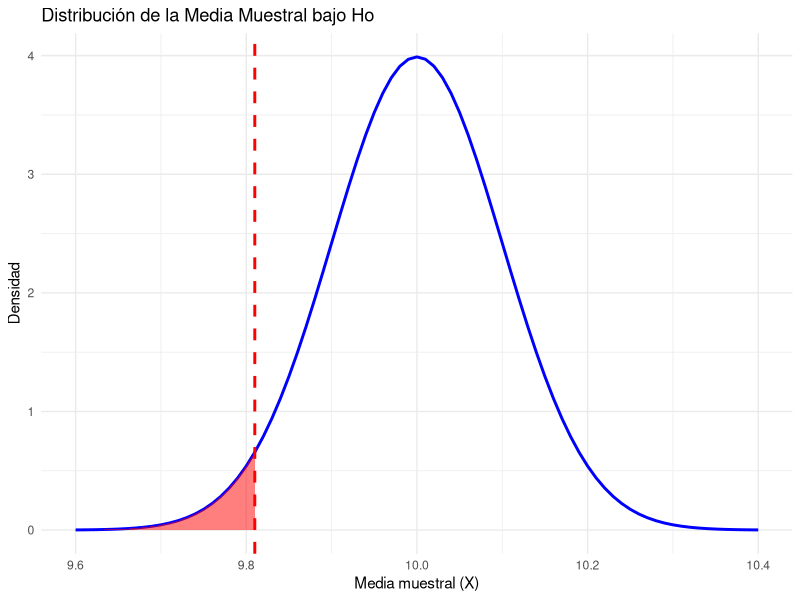
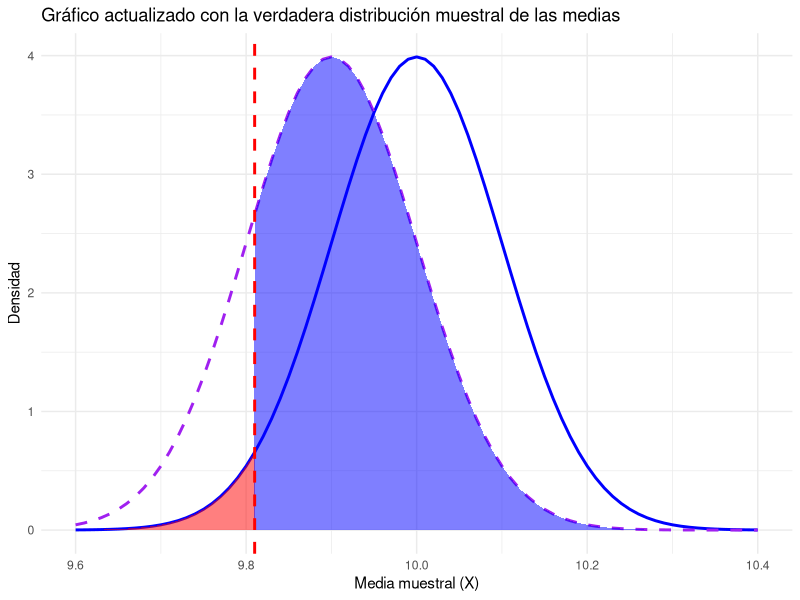
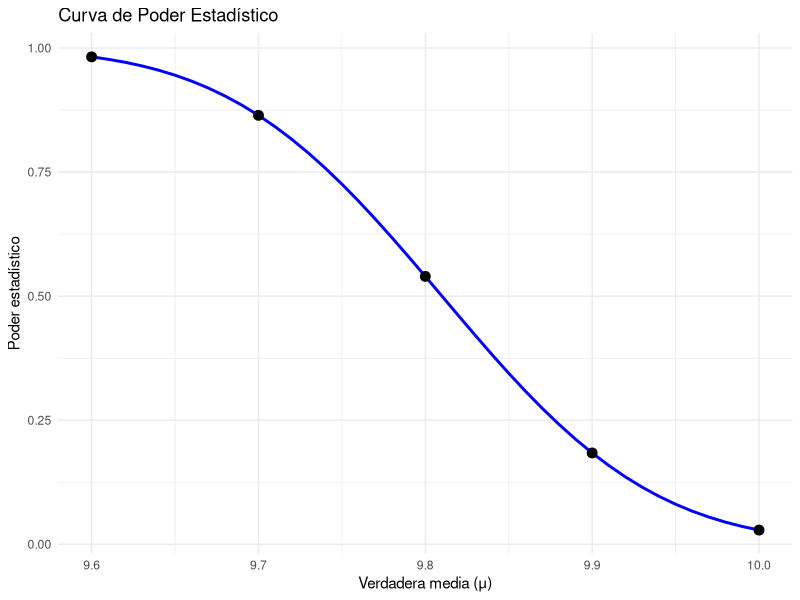

The R script that drew these images, in order:
## ---- chunk 1
library(ggplot2)
n=100
sigma=1
media_nula=10
SE = sigma / sqrt(n)
val_crit=9.81

# Calculo de aproximacion del alfa
alfa_aprox=pnorm(val_crit, mean = media_nula, sd = SE,lower.tail = TRUE)
print(alfa_aprox)# Error tipo I

# Se generan datos para la distribución normal
x_valores = seq(9.6, 10.4, 0.01)
y_valores = dnorm(x_valores, mean = media_nula, sd = SE)
datos = data.frame(x = x_valores, y = y_valores)

# Region de error
datos_alpha= subset(datos, x <= val_crit)

# Crear el gráfico con ggplot2
ggplot(datos, aes(x = x, y = y)) +
  geom_line(color = "blue", size = 1) +  
  geom_area(data = datos_alpha, aes(x = x, y = y), fill = "red", alpha = 0.5) +  
  geom_vline(xintercept = val_crit, color = "red", linetype = "dashed", size = 1) +  # Línea del punto crítico
  labs(title = "Distribución de la Media Muestral bajo Ho",
       x = "Media muestral (X)",
       y = "Densidad") +
  theme_minimal()

## ---- chunk 2
# Se define la media real
media_real=9.9

# Calculo de aproximacion de beta 
beta_aprox= pnorm(val_crit,mean=media_real,sd=SE,lower.tail = FALSE)
print(beta_aprox)

# Datos para ambas distribuciones
y_real=dnorm(x_valores, mean = media_real, sd = SE)
datos2=data.frame(x = x_valores, y = y_valores, y_real = y_real)

# Region de error
datos_beta = subset(datos2, x >= val_crit)  

# Grafico con verdadera distribucion
ggplot(datos2, aes(x = x)) +
  geom_line(aes(y = y_valores), color = "blue", size = 1, linetype = "solid") +  # Curva bajo Ho
  geom_line(aes(y = y_real), color = "purple", size = 1, linetype = "dashed") +  # Curva bajo Ha
  geom_area(data = datos_alpha, aes(y = y), fill = "red", alpha = 0.5) +  # Región de error tipo I
  geom_area(data = datos_beta, aes(y = y_real), fill = "blue", alpha = 0.5) +  # Región de error tipo II
  geom_vline(xintercept = val_crit, color = "red", linetype = "dashed", size = 1) +  # Línea de punto crítico
  labs(title = "Gráfico actualizado con la verdadera distribución muestral de las medias",
       x = "Media muestral (X)",
       y = "Densidad") +
  theme_minimal()

## ---- chunk 3
library(pwr)
# Rango de valores posibles para la verdadera media
medias_verdaderas= seq(9.6, 10, 0.01)

# Poder estadístico para cada media real
deltas= medias_verdaderas - media_nula
deltas_norm= deltas/ sigma

# Calculo del poder según la media
f_pzl=function(x) pwr.norm.test(x , n = n ,sig.level= alfa_aprox , alternative = "less") [["power"]] 

poder_unilat= sapply(deltas_norm,f_pzl)

power_data = data.frame(mu_real = medias_verdaderas, power = poder_unilat)

# Puntos específicos a resaltar en el gráfico para mejor visualización
puntos_x = c(9.6, 9.7, 9.8, 9.9, 10)
puntos_y = sapply((puntos_x - media_nula) / sigma, f_pzl)
puntos_df = data.frame(mu_real = puntos_x, power = puntos_y)

# Gráfico con líneas de intersección
ggplot(power_data, aes(x = mu_real, y = power)) +
  geom_line(color = "blue", size = 1) +
  geom_point(data = puntos_df, aes(x = mu_real, y = power), color = "black", size = 3) + # Puntos de intersección
  labs(title = "Curva de Poder Estadístico",
       x = "Verdadera media (μ)",
       y = "Poder estadístico") +
  theme_minimal()

## ---- chunk 4
# Parámetros utilizados en el análisis:

# Media nula de 10 litros
# Media real sospechada de 9.9 litros
# Desviación estándar (σ) de 1 litro
alpha=0.05 # Nivel de significación (α)
power=0.7 #Poder estadístico deseado

#Tamaño del efecto
effect_size_d = (media_real - media_nula) / sigma 

# Cálculo de bidones requeridos
n_pwr=pwr.norm.test(d = effect_size_d,
                               sig.level = alpha,
                               power = power,
                               alternative = "less")
# Resultado
n_requerido = ceiling(n_pwr$n)
print(paste(n_requerido))

## ---- chunk 5
library(pwr)
# Parámetros utilizados:

# p1=0.90 (proporción de cumplimiento de la máquina antigua 90%)
# p2=0.96 (proporción de cumplimiento de la máquina moderna 96%)
alpha = 0.05 # Nivel de significancia
poder = 0.7 # Poder estadístico deseado

h = ES.h(p1 = 0.90, p2 = 0.96) # Tamaño del efecto 

# Prueba para indicar la cantidad minima de muestras necesarias 
resultado= pwr.2p.test(h = h, power = poder, sig.level = alpha, alternative = "two.sided")

print(resultado)
